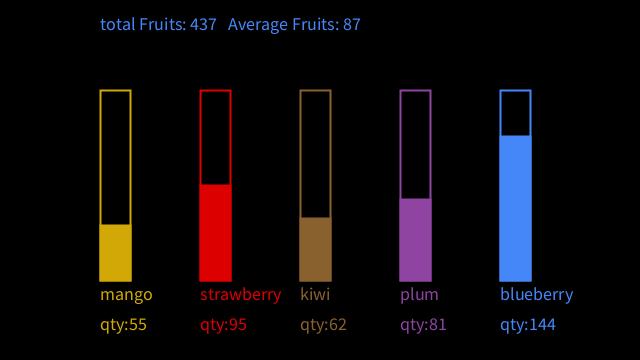
Frame 1 (no input)
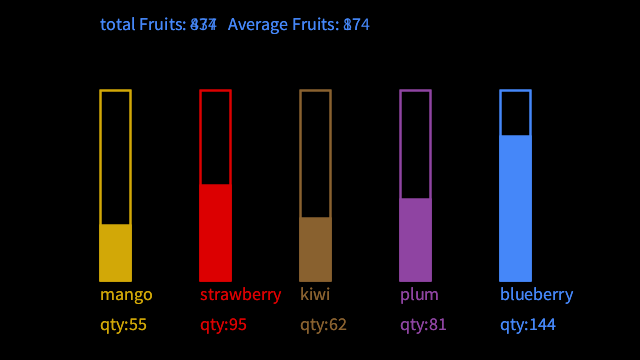
Frame 2 (the mouse pressed at the canvas centre, redrawn once)

The Processing sketch that drew these frames (run headless with seeded random() and noise(); the mouse was pressed at the canvas centre and the sketch redrawn once):

// Processing sketch: gr_fico_de_frutas
// ── gr_fico_de_frutas.pde
int[] quantityFruit = {55, 95, 62, 81, 144};
String[] fruits = {"mango", "strawberry", "kiwi", "plum", "blueberry"};
int positionX = 0;
int slash = 0;
int[] colors = {210, 168, 7, 220, 0, 1, 137, 97, 47, 143, 68, 162, 69, 135, 249};
int totalFruits = 0;
void setup() {
  size(640, 360);
  background(0);
  textSize(18);
}

void draw() {
  int positionX = 100;
  noFill();
  strokeWeight(2);
  for (int i = 0; i < 5; i ++) {
    stroke(colors[i * 3], colors[i * 3 + 1], colors[i * 3 + 2]);
    rect(100 * i + 100, height / 4, 30, 190);
    fill(colors[i * 3], colors[i * 3 + 1], colors[i * 3 + 2]);
    slash = quantityFruit[i] - 190;
    rect(100 * i + 100, height / 4 - slash, 30, quantityFruit[i]);
    noFill();
    text(fruits[i], positionX , 300);
    text("qty:" + quantityFruit[i], positionX, 330);
    positionX += 100;
    totalFruits += quantityFruit[i];
  }
  text("total Fruits: " + totalFruits + "   Average Fruits: " + totalFruits / 5, 100, 30);
  noLoop();
}
